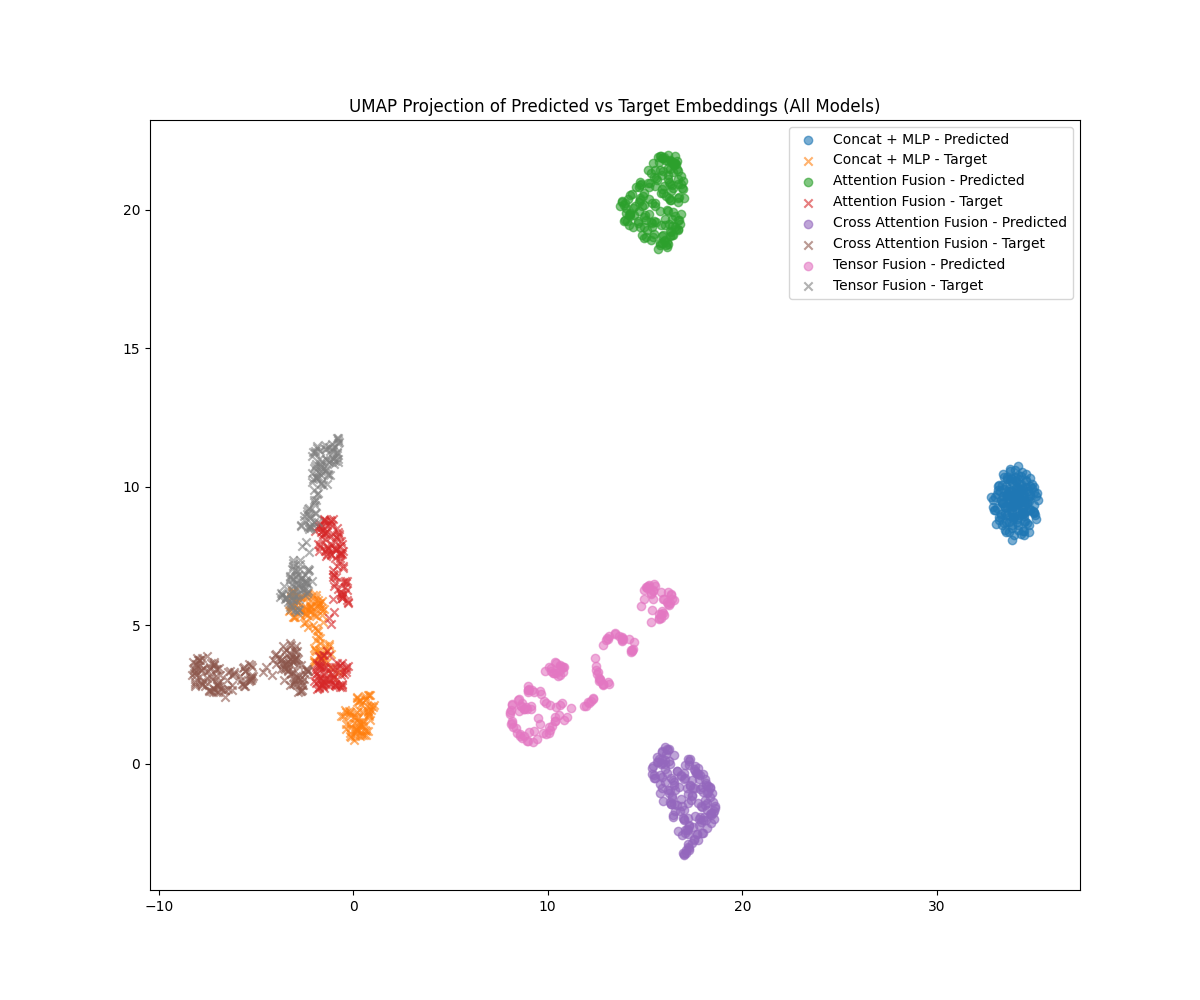

Reproduce this figure in Python.
import torch
import torch.nn as nn
from torch.utils.data import DataLoader
import matplotlib.pyplot as plt
import umap.umap_ as umap
from dataset import MultimodalTripletDataset
from fusion_concat_mlp import ConcatMLPFusion
from fusion_attention import AttentionFusion
from fusion_cross_attention import CrossAttentionFusion
from fusion_tensor_fusion import TensorFusion

def load_model(model_class, input_dims, model_path, device):
    if model_class in [AttentionFusion, CrossAttentionFusion, TensorFusion]:
        model = model_class(*input_dims, output_dim=512).to(device)
    else:
        model = model_class(input_dims).to(device)
    model.load_state_dict(torch.load(model_path, map_location=device))
    model.eval()
    return model

def get_embeddings(model, dataloader, device, audio_proj, max_batches=5):
    all_preds = []
    all_targets = []
    with torch.no_grad():
        for i, (image_emb, audio_emb, text_emb) in enumerate(dataloader):
            if i >= max_batches:
                break

            image = image_emb.squeeze(1).to(device)
            audio = audio_emb.squeeze(1).to(device)
            text = text_emb.squeeze(1).to(device)

            audio_mapped = audio_proj(audio)
            target = (image + audio_mapped + text) / 3.0

            output = model(image_emb.to(device), audio_emb.to(device), text_emb.to(device))
            all_preds.extend(output.cpu().numpy())
            all_targets.extend(target.cpu().numpy())
    return all_preds, all_targets

def main():
    device = torch.device('cuda' if torch.cuda.is_available() else 'cpu')
    dataset = MultimodalTripletDataset(r'C:\Aneesh\EDI VI\data\processed\multimodal_triplets.json')
    dataloader = DataLoader(dataset, batch_size=32, shuffle=False)

    img_emb, audio_emb, text_emb = dataset[0]
    input_dims = (img_emb.shape[-1], audio_emb.shape[-1], text_emb.shape[-1])
    audio_proj = nn.Linear(input_dims[1], input_dims[0]).to(device)

    model_paths = {
        'Concat + MLP': r'C:\Aneesh\EDI VI\s3_cross_modal_fusion\fusion_concat_mlp.pt',
        'Attention Fusion': r'C:\Aneesh\EDI VI\s3_cross_modal_fusion\fusion_attention.pt',
        'Cross Attention Fusion': r'C:\Aneesh\EDI VI\s3_cross_modal_fusion\fusion_cross_attention.pt',
        'Tensor Fusion': r'C:\Aneesh\EDI VI\s3_cross_modal_fusion\fusion_tensor.pt'
    }

    model_classes = {
        'Concat + MLP': ConcatMLPFusion,
        'Attention Fusion': AttentionFusion,
        'Cross Attention Fusion': CrossAttentionFusion,
        'Tensor Fusion': TensorFusion
    }

    reducer = umap.UMAP(n_neighbors=15, min_dist=0.1, metric='cosine')
    plt.figure(figsize=(12, 10))

    for i, (name, path) in enumerate(model_paths.items()):
        model = load_model(model_classes[name], input_dims, path, device)
        preds, targets = get_embeddings(model, dataloader, device, audio_proj)
        all_vectors = preds + targets
        all_labels = [f"{name} - Pred"] * len(preds) + [f"{name} - Target"] * len(targets)

        embedding_2d = reducer.fit_transform(all_vectors)

        x = embedding_2d[:len(preds)]
        y = embedding_2d[len(preds):]

        plt.scatter(x[:, 0], x[:, 1], label=f'{name} - Predicted', alpha=0.6, marker='o')
        plt.scatter(y[:, 0], y[:, 1], label=f'{name} - Target', alpha=0.6, marker='x')

    plt.legend()
    plt.title("UMAP Projection of Predicted vs Target Embeddings (All Models)")
    plt.savefig("embedding_visualization.png")
    print("✅ Saved UMAP plot to embedding_visualization.png")

if __name__ == "__main__":
    main()
